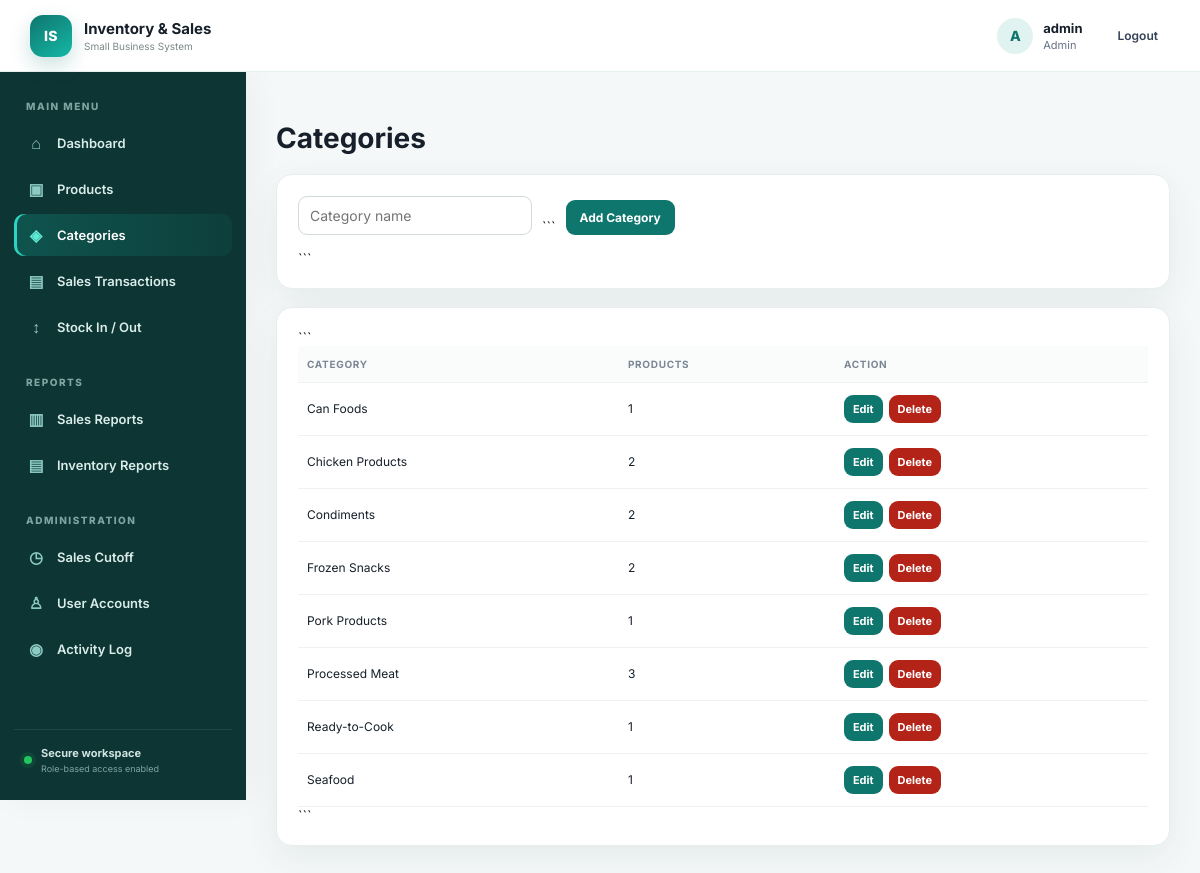
Page /categories (signed in) on the committed database.
### tables this page shows
CREATE TABLE categories (id INTEGER PRIMARY KEY AUTOINCREMENT, name TEXT UNIQUE NOT NULL);

### app.py (the view, shortened to what this page needs)
@app.route("/categories", methods=["GET", "POST"])
@login_required
def categories():
    conn = db()
    rows = conn.execute("""
        SELECT c.*, COUNT(p.id) product_count
        FROM categories c LEFT JOIN products p ON p.category_id=c.id
        GROUP BY c.id ORDER BY c.name
    """).fetchall()
    conn.close()
    return render_template("categories.html", categories=rows)

### app.py (called while the page is built)
def db():
    conn = sqlite3.connect(DB)
    conn.row_factory = sqlite3.Row
    conn.execute("PRAGMA foreign_keys = ON")
    return conn

def login_required(f):
    @wraps(f)
    def wrapped(*args, **kwargs):
        if "user_id" not in session:
            return redirect(url_for("login"))
        return f(*args, **kwargs)
    return wrapped

### templates/categories.html
{% extends "base.html" %}
{% block content %}
<h1>Categories</h1>
{% if session.role == "Admin" %}
<div class="panel">
    <form class="inline" method="post">
        <input
            name="name"
            placeholder="Category name"
            required
        >
```
    <button>Add Category</button>
</form>
```
</div>
{% endif %}
<div class="panel">
```
<table>
    <tr>
        <th>Category</th>
        <th>Products</th>
        <th>Action</th>
    </tr>
    {% for c in categories %}
    <tr>
        <td>{{ c.name }}</td>
        <td>{{ c.product_count }}</td>
        <td>
            {% if session.role == "Admin" %}
            <div class="action-group">
                <a
                    class="btnlink small-btn"
                    href="{{ url_for('edit_category', category_id=c.id) }}"
                >
                    Edit
                </a>
                <form
                    method="post"
                    action="{{ url_for('delete_category', category_id=c.id) }}"
                    onsubmit="return confirm('Delete category?')"
                >
                    <button class="danger small-btn">
                        Delete
                    </button>
                </form>
            </div>
            {% else %}
            <span class="muted">
                View only
            </span>
            {% endif %}
        </td>
    </tr>
    {% endfor %}
</table>
```
</div>
{% endblock %}

### static/css/style.css (style rules this page uses)
:root { --teal:#0f766e; --teal2:#0d9488; --deep:#0b3b38; --ink:#17202a; --muted:#667085; --line:#e7eeee; --bg:#f5f8f8; --white:#fff; --danger:#b42318; --shadow:0 12px 35px rgba(16,55,52,.07); }
* { box-sizing:border-box; }
html { scroll-behavior:smooth; }
body { margin:0; font-family:Inter,Segoe UI,Arial,sans-serif; background:var(--bg); color:var(--ink); font-size:14px; }
.panel { background:white; border:1px solid var(--line); border-radius:16px; padding:21px; box-shadow:var(--shadow); margin-bottom:18px; }
table { width:100%; border-collapse:collapse; min-width:500px; }
th,td { text-align:left; padding:12px 9px; border-bottom:1px solid #edf1f1; font-size:12px; }
th { font-size:10px; color:#7b8794; text-transform:uppercase; letter-spacing:.7px; background:#fafcfc; }
.btnlink,button { font:inherit; cursor:pointer; }
.btnlink,button { background:var(--teal); color:white; border:0; text-decoration:none; padding:10px 14px; border-radius:9px; font-weight:700; font-size:12px; }
.danger { background:#b42318!important; }
.toolbar,.inline { display:flex; gap:10px; align-items:end; margin-bottom:15px; }
input,select { font:inherit; padding:10px 11px; border:1px solid #d2dada; border-radius:9px; background:#fff; color:#27343a; outline:none; }
.small-btn { padding:7px 9px; font-size:11px; }
.action-group { display:flex; gap:6px; align-items:center; }
.action-group form { margin:0; }

### rows in the picture
categories: name "Can Foods", product_count "1"
categories: name "Chicken Products", product_count "2"
categories: name "Condiments", product_count "2"
categories: name "Frozen Snacks", product_count "2"
categories: name "Pork Products", product_count "1"
categories: name "Processed Meat", product_count "3"
categories: name "Ready-to-Cook", product_count "1"
categories: name "Seafood", product_count "1"

### other values in the picture
{{ session.username[:1]|upper }} "A"
{{ session.username }} "admin"
{{ session.role }} "Admin"
